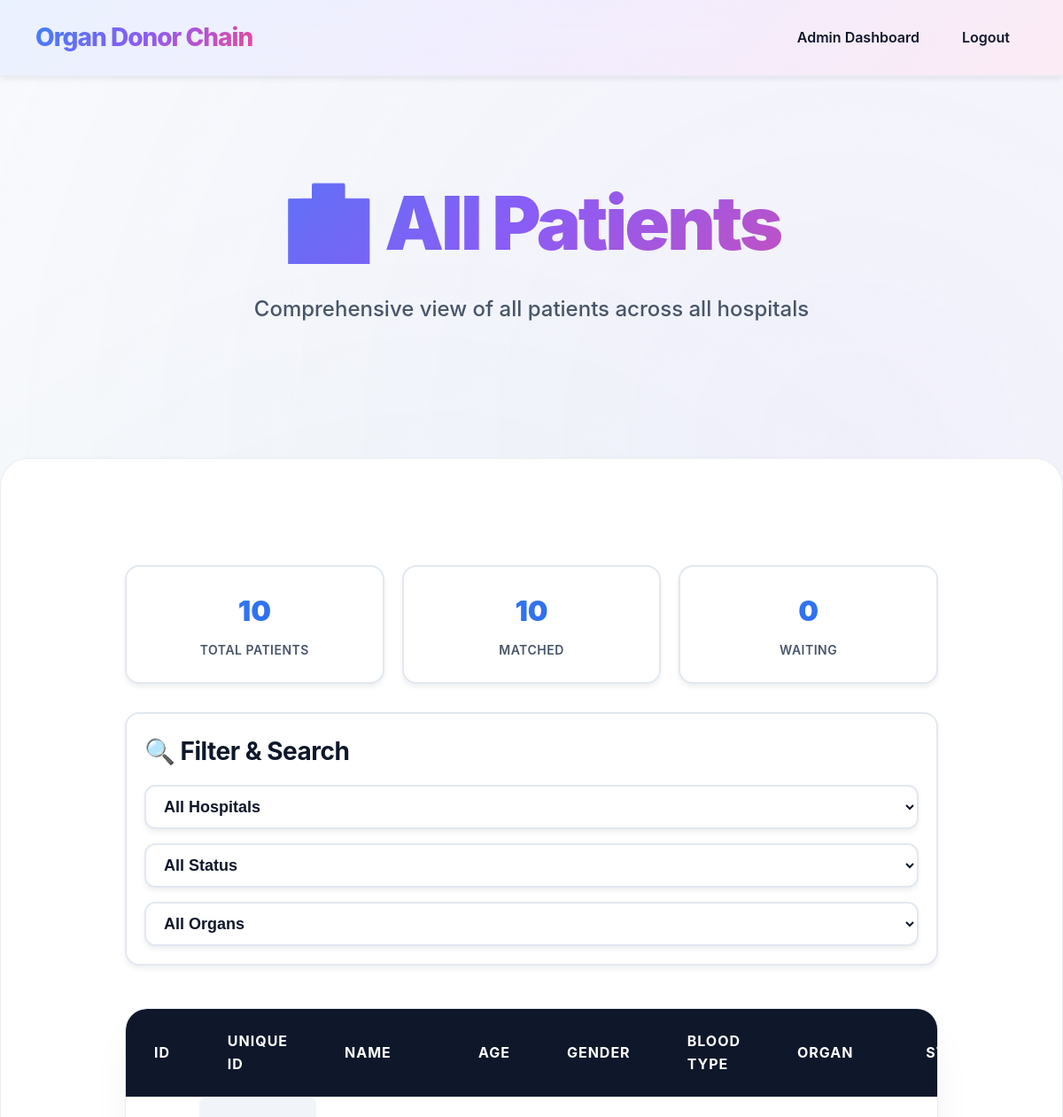
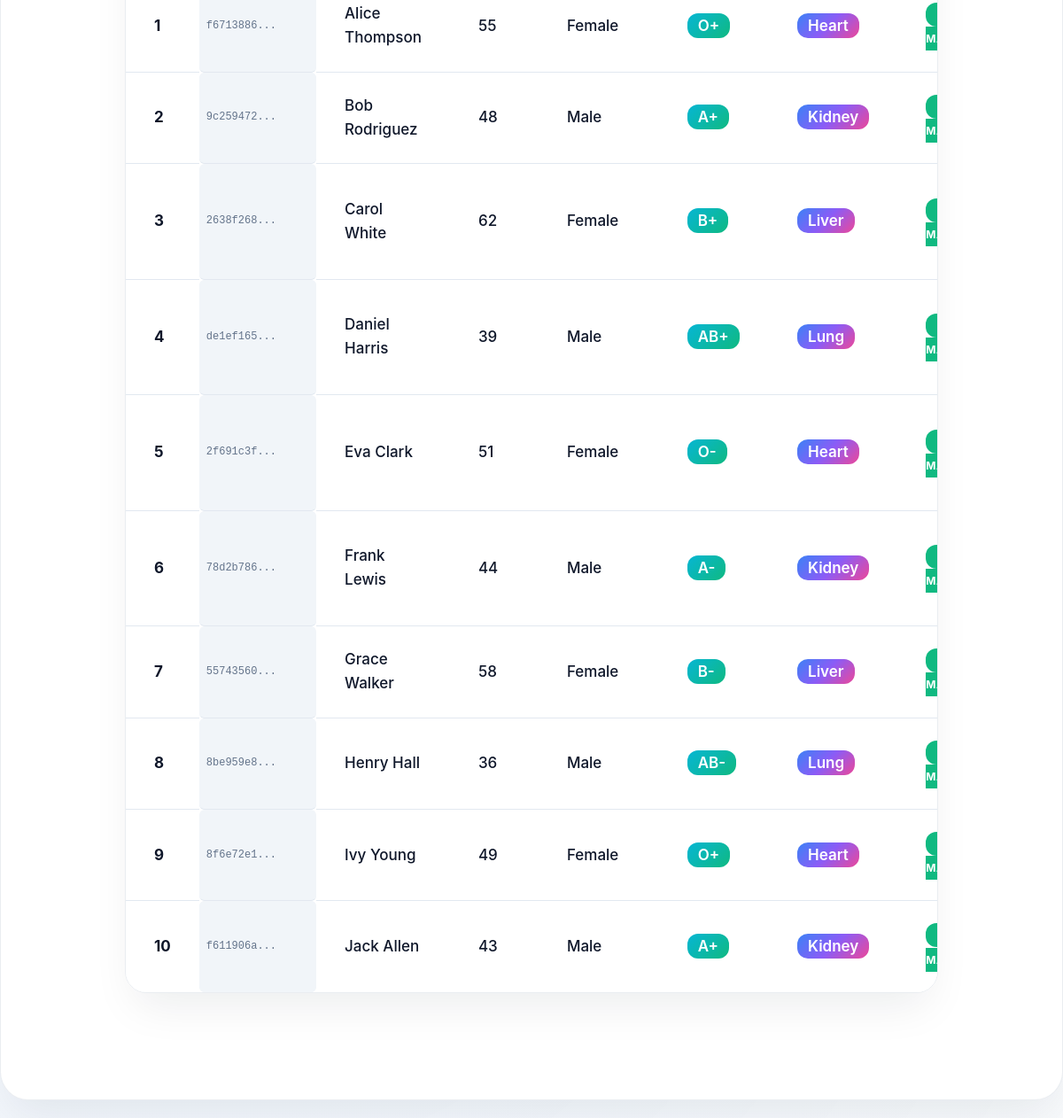
Page /admin_patients (signed in) on the earlier database version (2 pictures, top to bottom).
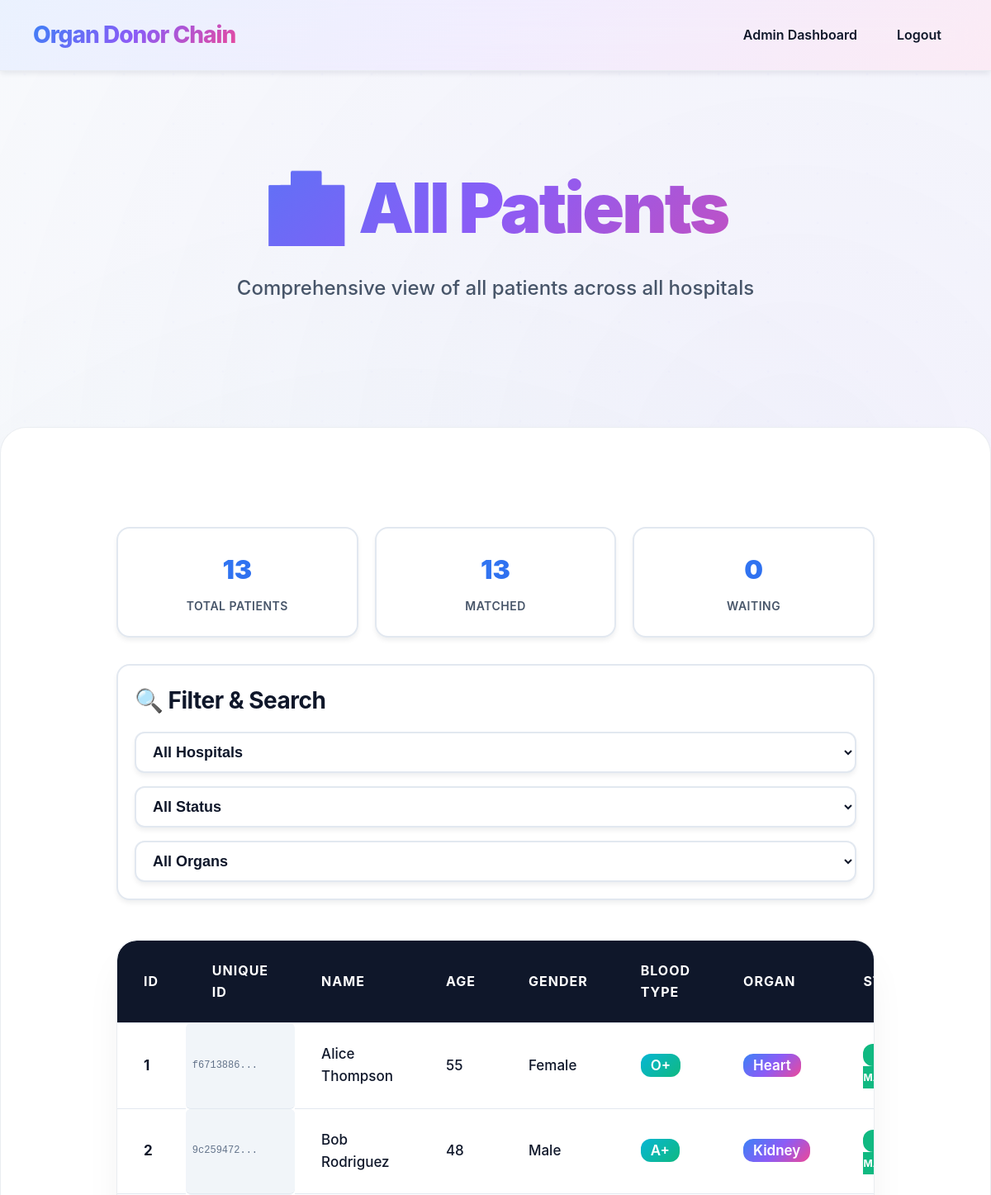
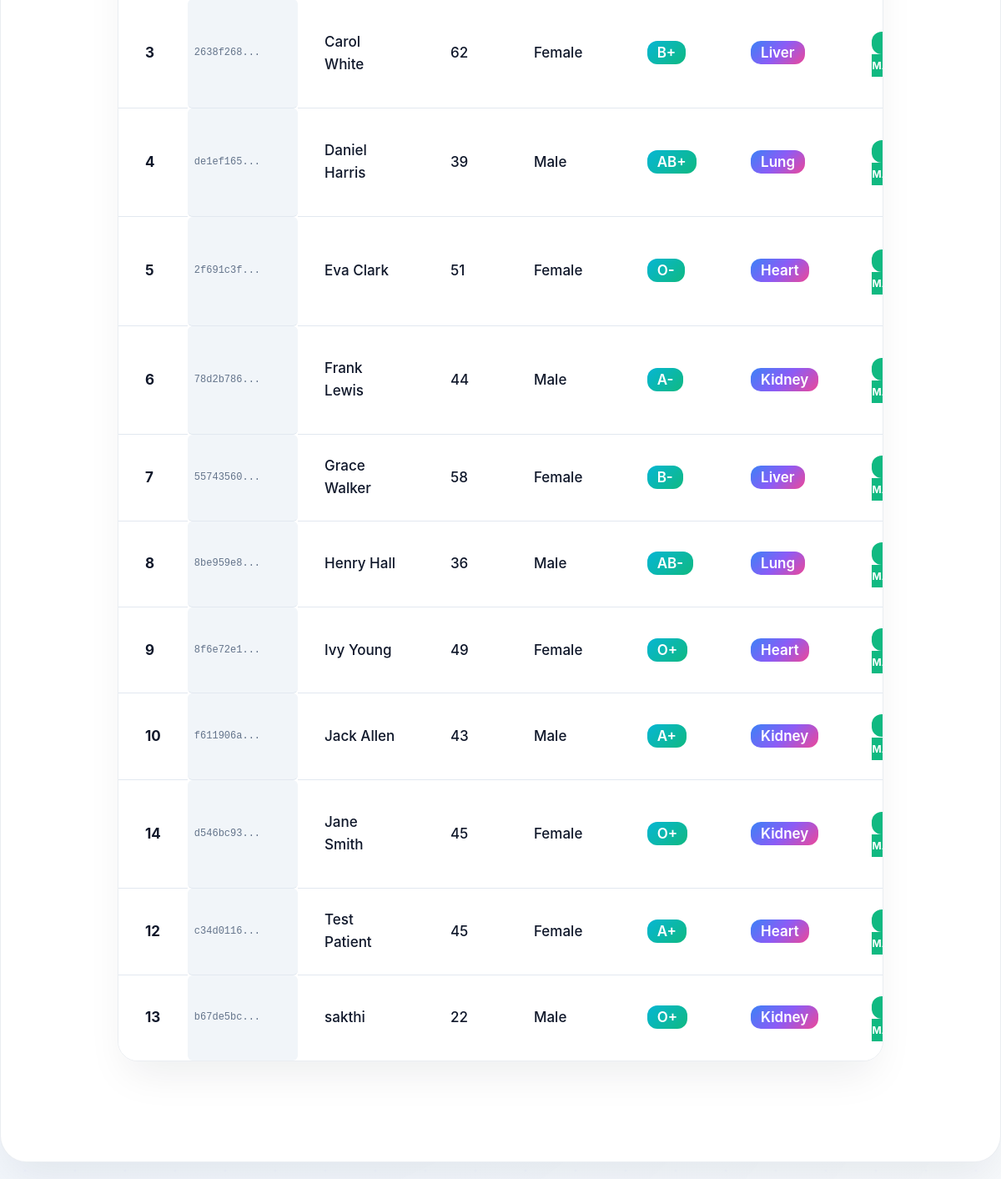
Same page on the later database version (2 pictures, top to bottom).
### tables this page shows
CREATE TABLE patient (
        id INTEGER PRIMARY KEY AUTOINCREMENT,
        unique_id TEXT UNIQUE,
        hospital_id INTEGER,
        name TEXT,
        age INTEGER,
        gender TEXT,
        blood_type TEXT,
        organ TEXT,
        status TEXT DEFAULT 'Not Matched',
        registration_date TEXT DEFAULT CURRENT_TIMESTAMP,
        FOREIGN KEY (hospital_id) REFERENCES hospital(id)
    );

### server/app.py (the view)
@app.route('/admin_patients')
def admin_patients():
    if 'admin' not in session:
        return redirect('/login')
    conn = sqlite3.connect(DB)
    c = conn.cursor()
    try:
        c.execute('''
            SELECT p.id, p.unique_id, p.name, p.age, p.gender, p.blood_type, p.organ, p.status, p.registration_date, h.name as hospital_name
            FROM patient p
            JOIN hospital h ON p.hospital_id = h.id
            ORDER BY p.registration_date ASC
        ''')
        patients = c.fetchall()
    except sqlite3.OperationalError:
        c.execute('''
            SELECT p.id, p.name, p.age, p.gender, p.blood_type, p.organ, p.status, h.name as hospital_name
            FROM patient p
            JOIN hospital h ON p.hospital_id = h.id
            ORDER BY p.id ASC
        ''')
        old_patients = c.fetchall()
        patients = [(p[0], 'N/A', p[1], p[2], p[3], p[4], p[5], p[6], 'N/A', p[7]) for p in old_patients]
    conn.close()
    return render_template('admin_patients.html', patients=patients)

### client/templates/admin_patients.html (shortened to what this page needs)
<!DOCTYPE html>
<html>
<head>
    <link rel="stylesheet" href="../static/style.css">
</head>
<body>
<nav class="navbar">
    <div class="nav-container">
        <a class="brand" href="/login">Organ Donor Chain</a>
        <ul class="nav-links">
            <li><a href="/manage_hospitals">Admin Dashboard</a></li>
            <li><a href="/logout">Logout</a></li>
        </ul>
    </div>
</nav>
<section class="hero">
    <div class="hero-inner">
        <h1>🏥 All Patients</h1>
        <p>Comprehensive view of all patients across all hospitals</p>
    </div>
</section>
<div class="container container-wide">
    <div class="stats-header">
        <div class="stat-card">
            <div class="stat-number">{{ patients|length }}</div>
            <div class="stat-label">Total Patients</div>
        </div>
        <div class="stat-card">
            <div class="stat-number">{{ patients|selectattr('7', 'equalto', 'Matched')|list|length }}</div>
            <div class="stat-label">Matched</div>
        </div>
        <div class="stat-card">
            <div class="stat-number">{{ patients|selectattr('7', 'equalto', 'Not Matched')|list|length }}</div>
            <div class="stat-label">Waiting</div>
        </div>
    </div>
    <div class="hospital-filter">
        <h3 style="margin: 0 0 16px 0; color: var(--text-primary);">🔍 Filter & Search</h3>
        <div class="filter-controls">
            <select class="filter-select" id="hospitalFilter" onchange="filterByHospital()">
                <option value="">All Hospitals</option>
            </select>
            <select class="filter-select" id="statusFilter" onchange="filterByStatus()">
                <option value="">All Status</option>
            </select>
            <select class="filter-select" id="organFilter" onchange="filterByOrgan()">
                <option value="">All Organs</option>
            </select>
        </div>
    </div>
    <div class="table-container">
        <table id="patientsTable">
            <thead>
                <tr>
                    <th>ID</th>
                    <th>Unique ID</th>
                    <th>Name</th>
                    <th>Age</th>
                    <th>Gender</th>
                    <th>Blood Type</th>
                    <th>Organ</th>
                    <th>Status</th>
                </tr>
            </thead>
            <tbody>
                {% for patient in patients %}
                <tr data-hospital="{{ patient[9] }}" data-status="{{ patient[7] }}" data-organ="{{ patient[6] }}">
                    <td><strong>{{ patient[0] }}</strong></td>
                    <td class="unique-id-cell">{{ patient[1][:8] }}...</td>
                    <td>{{ patient[2] }}</td>
                    <td>{{ patient[3] }}</td>
                    <td>{{ patient[4] }}</td>
                    <td><span style="background: var(--secondary-gradient); color: white; padding: 4px 12px; border-radius: 12px; font-weight: 600;">{{ patient[5] }}</span></td>
                    <td><span style="background: var(--primary-gradient); color: white; padding: 4px 12px; border-radius: 12px; font-weight: 600;">{{ patient[6] }}</span></td>
                    <td>
                        {% if patient[7] == 'Matched' %}
                        <span class="status-badge status-matched">✅ Matched</span>
                        {% else %}
                        <span class="status-badge status-not-matched">⏳ Waiting</span>
                        {% endif %}
                    </td>
                </tr>
                {% endfor %}
            </tbody>
        </table>
    </div>
</div>
</body>
</html>

Differences in the rows shown:
added patient: id "14", patient "d546bc93", name "Jane Smith", age "45", gender "Female", blood_type "O+", organ "Kidney", status "✅ MATCHED"
added patient: id "12", patient "c34d0116", name "Test Patient", age "45", gender "Female", blood_type "A+", organ "Heart", status "✅ MATCHED"
added patient: id "13", patient "b67de5bc", name "sakthi", age "22", gender "Male", blood_type "O+", organ "Kidney", status "✅ MATCHED"
Other differences:
{{ patients|length }}: "10" → "13"
{{ patients|selectattr('7', 'equalto', 'Matched')|list|length }}: "10" → "13"
